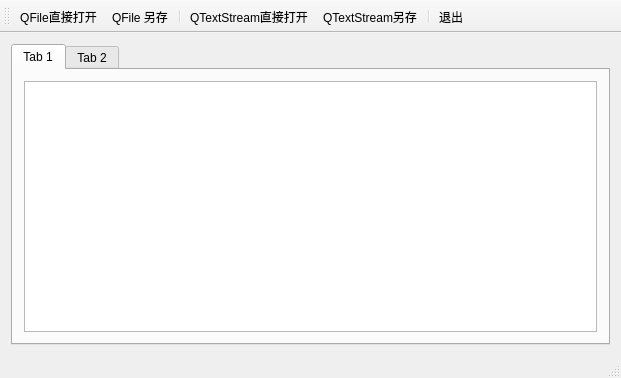
<?xml version="1.0" encoding="UTF-8"?>
<ui version="4.0">
 <class>MainWindow</class>
 <widget class="QMainWindow" name="MainWindow">
  <property name="geometry">
   <rect>
    <x>0</x>
    <y>0</y>
    <width>621</width>
    <height>378</height>
   </rect>
  </property>
  <property name="windowTitle">
   <string>MainWindow</string>
  </property>
  <widget class="QWidget" name="centralWidget">
   <layout class="QHBoxLayout" name="horizontalLayout_2">
    <item>
     <widget class="QTabWidget" name="tabWidget">
      <property name="currentIndex">
       <number>0</number>
      </property>
      <widget class="QWidget" name="tab">
       <attribute name="title">
        <string>Tab 1</string>
       </attribute>
       <layout class="QHBoxLayout" name="horizontalLayout">
        <item>
         <widget class="QPlainTextEdit" name="textEditDevice"/>
        </item>
       </layout>
      </widget>
      <widget class="QWidget" name="tab_2">
       <attribute name="title">
        <string>Tab 2</string>
       </attribute>
       <layout class="QHBoxLayout" name="horizontalLayout_3">
        <item>
         <widget class="QPlainTextEdit" name="textEditStream"/>
        </item>
       </layout>
      </widget>
     </widget>
    </item>
   </layout>
  </widget>
  <widget class="QMenuBar" name="menuBar">
   <property name="geometry">
    <rect>
     <x>0</x>
     <y>0</y>
     <width>621</width>
     <height>23</height>
    </rect>
   </property>
  </widget>
  <widget class="QToolBar" name="mainToolBar">
   <property name="toolButtonStyle">
    <enum>Qt::ToolButtonTextUnderIcon</enum>
   </property>
   <attribute name="toolBarArea">
    <enum>TopToolBarArea</enum>
   </attribute>
   <attribute name="toolBarBreak">
    <bool>false</bool>
   </attribute>
   <addaction name="actOpen_IODevice"/>
   <addaction name="actSave_IODevice"/>
   <addaction name="separator"/>
   <addaction name="actOpen_QTextStream"/>
   <addaction name="actSave_QTextStream"/>
   <addaction name="separator"/>
   <addaction name="actExit"/>
  </widget>
  <widget class="QStatusBar" name="statusBar"/>
  <action name="actOpen_IODevice">
   <property name="icon">
    <iconset>
     <normaloff>favicon0.ico</normaloff>favicon0.ico</iconset>
   </property>
   <property name="text">
    <string>QFile直接打开</string>
   </property>
   <property name="toolTip">
    <string>QFile直接打开</string>
   </property>
  </action>
  <action name="actSave_IODevice">
   <property name="icon">
    <iconset>
     <normaloff>favicon1.ico</normaloff>favicon1.ico</iconset>
   </property>
   <property name="text">
    <string>QFile 另存</string>
   </property>
   <property name="toolTip">
    <string>QFile 另存</string>
   </property>
  </action>
  <action name="actOpen_QTextStream">
   <property name="icon">
    <iconset>
     <normaloff>favicon2.ico</normaloff>favicon2.ico</iconset>
   </property>
   <property name="text">
    <string>QTextStream直接打开</string>
   </property>
   <property name="toolTip">
    <string>QTextStream直接打开</string>
   </property>
  </action>
  <action name="actSave_QTextStream">
   <property name="icon">
    <iconset>
     <normaloff>favicon3.ico</normaloff>favicon3.ico</iconset>
   </property>
   <property name="text">
    <string>QTextStream另存</string>
   </property>
   <property name="toolTip">
    <string>QTextStream另存</string>
   </property>
  </action>
  <action name="actExit">
   <property name="icon">
    <iconset>
     <normaloff>favicon7.ico</normaloff>favicon7.ico</iconset>
   </property>
   <property name="text">
    <string>退出</string>
   </property>
   <property name="toolTip">
    <string>退出</string>
   </property>
  </action>
 </widget>
 <layoutdefault spacing="6" margin="11"/>
 <resources/>
 <connections>
  <connection>
   <sender>actExit</sender>
   <signal>triggered()</signal>
   <receiver>MainWindow</receiver>
   <slot>close()</slot>
   <hints>
    <hint type="sourcelabel">
     <x>-1</x>
     <y>-1</y>
    </hint>
    <hint type="destinationlabel">
     <x>310</x>
     <y>188</y>
    </hint>
   </hints>
  </connection>
 </connections>
</ui>
